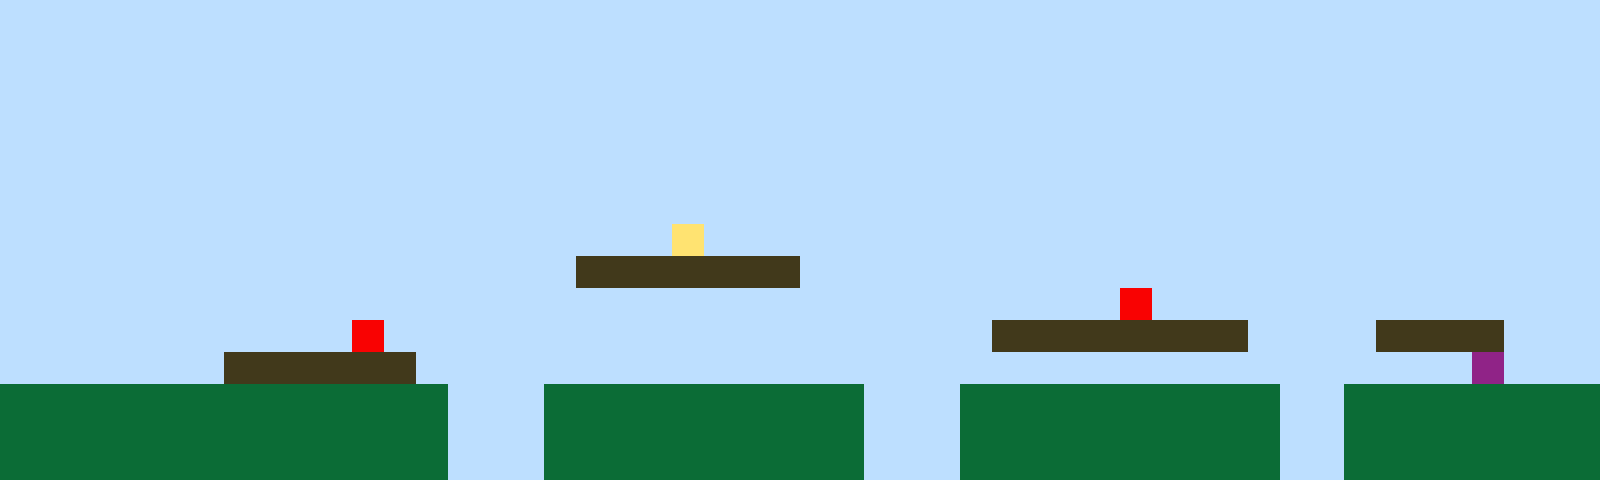

A level layout from a 2D game, rendered from its tile map. Below: a short description, then the map file with its tile-grid data intact:
An orthogonal 50x15 tile map with 32x32 px tiles, 1 tile layer (Tile Layer 1).

<map version="1.10" tiledversion="1.11.2" orientation="orthogonal" renderorder="right-up" width="50" height="15" tilewidth="32" tileheight="32" infinite="0" nextlayerid="2" nextobjectid="1"><editorsettings><export target="map1.csv" format="csv" /></editorsettings><tileset firstgid="1" name="sprites" tilewidth="32" tileheight="32" tilecount="6" columns="3"><image source="sprites.png" width="96" height="64" /></tileset><layer id="1" name="Tile Layer 1" width="50" height="15"><data encoding="csv">1,1,1,1,1,1,1,1,1,1,1,1,1,1,1,1,1,1,1,1,1,1,1,1,1,1,1,1,1,1,1,1,1,1,1,1,1,1,1,1,1,1,1,1,1,1,1,1,1,1,1,1,1,1,1,1,1,1,1,1,1,1,1,1,1,1,1,1,1,1,1,1,1,1,1,1,1,1,1,1,1,1,1,1,1,1,1,1,1,1,1,1,1,1,1,1,1,1,1,1,1,1,1,1,1,1,1,1,1,1,1,1,1,1,1,1,1,1,1,1,1,1,1,1,1,1,1,1,1,1,1,1,1,1,1,1,1,1,1,1,1,1,1,1,1,1,1,1,1,1,1,1,1,1,1,1,1,1,1,1,1,1,1,1,1,1,1,1,1,1,1,1,1,1,1,1,1,1,1,1,1,1,1,1,1,1,1,1,1,1,1,1,1,1,1,1,1,1,1,1,1,1,1,1,1,1,1,1,1,1,1,1,1,1,1,1,1,1,1,1,1,1,1,1,1,1,1,1,1,1,1,1,1,1,1,1,1,1,1,1,1,1,1,1,1,1,1,1,1,1,1,1,1,1,1,1,1,1,1,1,1,1,1,1,1,1,1,1,1,1,1,1,1,1,1,1,1,1,1,1,1,1,1,1,1,1,1,1,1,1,1,1,1,1,1,1,1,1,1,1,1,1,1,1,1,1,1,1,1,1,1,1,1,1,1,1,1,1,1,1,1,1,1,1,1,1,1,1,1,1,1,1,1,1,1,1,1,1,1,1,1,1,1,1,1,1,1,1,1,1,1,1,1,1,1,1,1,1,1,1,1,1,1,1,1,1,1,1,1,1,1,4,1,1,1,1,1,1,1,1,1,1,1,1,1,1,1,1,1,1,1,1,1,1,1,1,1,1,1,1,1,1,1,1,1,1,1,1,1,1,1,1,1,1,1,1,1,1,3,3,3,3,3,3,3,1,1,1,1,1,1,1,1,1,1,1,1,1,1,1,1,1,1,1,1,1,1,1,1,1,1,1,1,1,1,1,1,1,1,1,1,1,1,1,1,1,1,1,1,1,1,1,1,1,1,1,1,1,1,1,1,1,1,1,1,5,1,1,1,1,1,1,1,1,1,1,1,1,1,1,1,1,1,1,1,1,1,1,1,1,1,5,1,1,1,1,1,1,1,1,1,1,1,1,1,1,1,1,1,1,1,3,3,3,3,3,3,3,3,1,1,1,1,3,3,3,3,1,1,1,1,1,1,1,1,1,1,3,3,3,3,3,3,1,1,1,1,1,1,1,1,1,1,1,1,1,1,1,1,1,1,1,1,1,1,1,1,1,1,1,1,1,1,1,1,1,6,1,1,1,2,2,2,2,2,2,2,2,2,2,2,2,2,2,1,1,1,2,2,2,2,2,2,2,2,2,2,1,1,1,2,2,2,2,2,2,2,2,2,2,1,1,2,2,2,2,2,2,2,2,2,2,2,2,2,2,2,2,2,2,2,2,2,2,1,1,1,2,2,2,2,2,2,2,2,2,2,1,1,1,2,2,2,2,2,2,2,2,2,2,1,1,2,2,2,2,2,2,2,2,2,2,2,2,2,2,2,2,2,2,2,2,2,2,1,1,1,2,2,2,2,2,2,2,2,2,2,1,1,1,2,2,2,2,2,2,2,2,2,2,1,1,2,2,2,2,2,2,2,2</data></layer></map>
